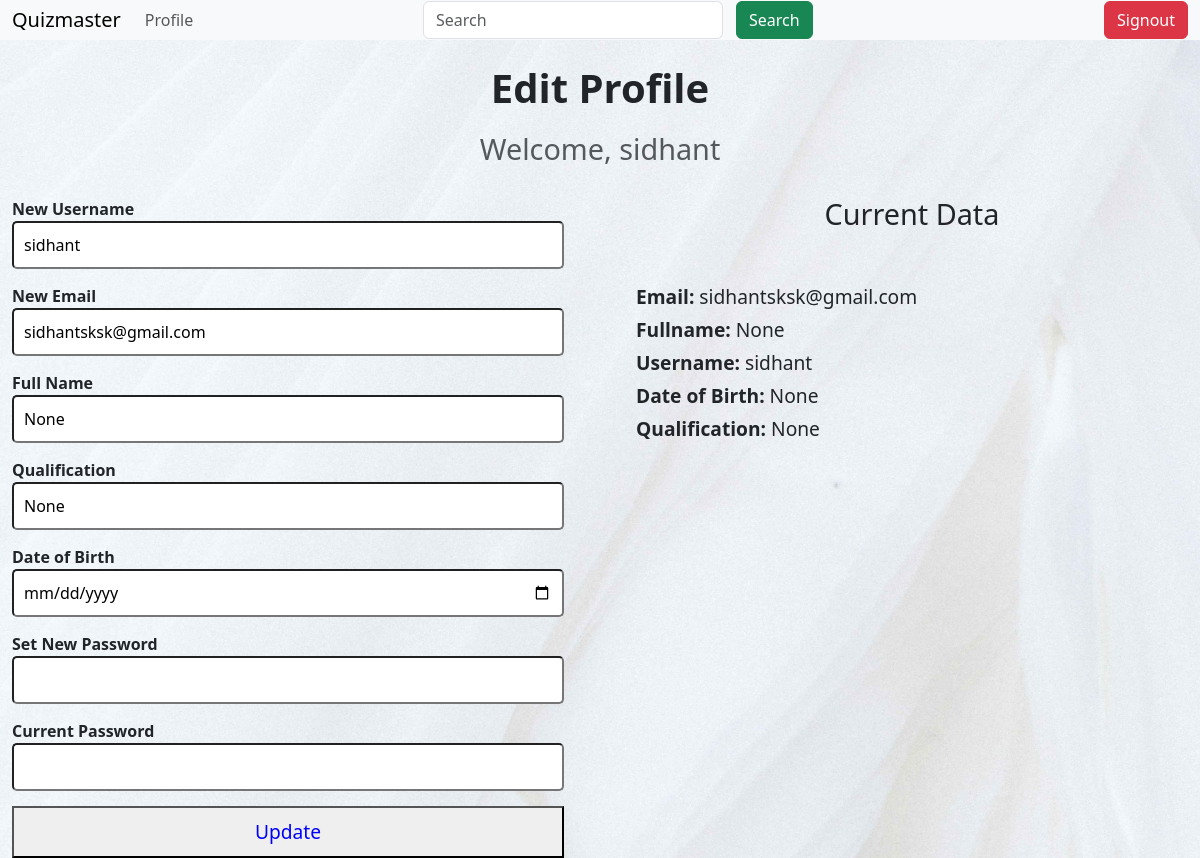
Screenshot of /profile (signed in) with the database file from the repository.
### models/models.py (models this page shows, shortened)
class User(db.Model):
    __tablename__ = "users"
    id = db.Column(db.Integer, primary_key=True)
    user_name=db.Column(db.String(30),unique=True,nullable=False)
    email = db.Column(db.String(50), nullable=False, unique=True)
    _password = db.Column("password", db.String(255), nullable=False)  # Store the hashed password here
    fullname = db.Column(db.String(80))
    qualification = db.Column(db.String(100))
    dob = db.Column(db.Date)
    isadmin = db.Column(db.Boolean, nullable=False, default=False)
    scores = db.relationship('Scores', back_populates='user', cascade="all, delete-orphan")
    @property
    def password(self):
        raise AttributeError('Password is not a readable attribute')
    @password.setter
    def password(self, password):
        self._password = generate_password_hash(password)  # Hash the password and store it in _password

### controllers/routes.py (the view)
@app.route('/profile')
@authcheck
def profile():
    user = User.query.get(session['user_id'])
    return render_template("profile.html", user=user)

### controllers/routes.py (called while the page is built)
def authcheck(func):
    @wraps(func)
    def wrapper(*args, **kwargs):
        if 'user_id' not in session:
            flash('Please login to access this page')
            return redirect(url_for('login'))
        return func(*args, **kwargs)
    return wrapper

### templates/profile.html (shortened to what this page needs)
{% extends 'layout.html' %}
{% block content %}
    {% include 'navbar.html' %}
    <br>
    <h1 class="text-center">Edit Profile</h1>
    <h2 class="text-center text-muted">Welcome, {{ user.user_name }}</h2>
    <div id="profile-panel" class="container">
        <div class="row">
            <div class="col-md-6">
                <form id="edit-profile-form" method="post">
                    <div class="form-group-custom">
                        <label for="user_name">New Username</label>
                        <input type="text" name="user_name" id="user_name" class="form-control-custom" value="{{ user.user_name }}" required>
                    </div>
                    <div class="form-group-custom">
                        <label for="email">New Email</label>
                        <input type="email" name="email" id="email" class="form-control-custom" required value="{{ user.email }}">
                    </div>
                    <div class="form-group-custom">
                        <label for="fullname">Full Name</label>
                        <input type="text" name="fullname" id="fullname" class="form-control-custom" value="{{ user.fullname }}">
                    </div>
                    <div class="form-group-custom">
                        <label for="qualification">Qualification</label>
                        <input type="text" name="qualification" id="qualification" class="form-control-custom" value="{{ user.qualification }}">
                    </div>
                    <div class="form-group-custom">
                        <label for="dob_str">Date of Birth</label>
                        <input type="date" name="dob" id="dob" class="form-control-custom" value="{{ user.dob }}" required>
                    </div>
                    <div class="form-group-custom">
                        <label for="password">Set New Password</label>
                        <input type="password" name="password" id="password" class="form-control-custom">
                    </div>
                    <div class="form-group-custom">
                        <label for="currentpassword">Current Password</label>
                        <input type="password" name="currentpassword" id="currentpassword" class="form-control-custom" required>
                    </div>
                    <button type="submit" class="btn-custom btn-primary btn-block-custom">Update</button>
                </form>
            </div>
            <div id="current-data-panel" class="col-md-6">
                <h2 class="text-center">Current Data</h2>
                <br>
                <h4><strong>Email:</strong>  {{ user.email }}</h4>
                <h4><strong>Fullname:</strong>  {{ user.fullname }}</h4>
                <h4><strong>Username:</strong>  {{ user.user_name }}</h4>
                <h4><strong>Date of Birth:</strong>  {{ user.dob }}</h4>
                <h4><strong>Qualification:</strong>  {{ user.qualification }}</h4>
            </div>
        </div>
    </div>
{% endblock %}

### rows the page displays
User: user_name "sidhant", email "sidhantsksk@gmail.com", fullname "None", qualification "None", dob "None"
